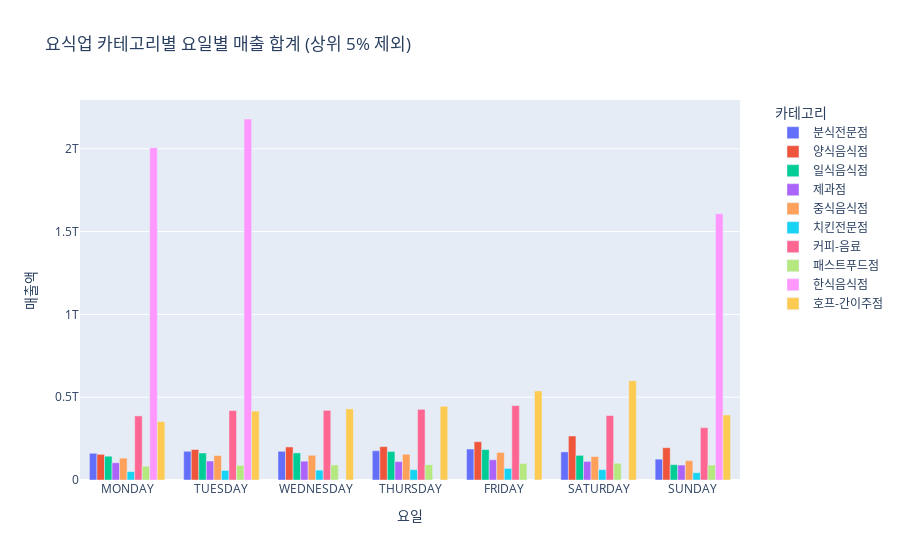

Notebook cell for this chart:
### Code cell
import pandas as pd
import plotly.express as px

# category_name을 문자열로 변환
sales_day_df['category_name'] = sales_day_df['category_name'].astype(str)

# 상위 5% 이상 매출 제거
threshold = sales_day_df['total_sales'].quantile(0.95)
filtered_df = sales_day_df[sales_day_df['total_sales'] <= threshold]

# Plotly로 요일별/카테고리별 매출 그래프
fig = px.bar(
    filtered_df,
    x='week',
    y='total_sales',
    color='category_name',
    labels={
        'week': '요일',
        'total_sales': '매출액',
        'category_name': '카테고리'
    },
    title='요식업 카테고리별 요일별 매출 합계 (상위 5% 제외)',
    barmode='group'
)

# 범례 위치 조정
fig.update_layout(
    legend=dict(title='카테고리', x=1.05, y=1)
)

fig.show()

### Figure 1 — Plotly figure (JSON) as saved in the notebook; plotly's stock layout.template omitted (floating-point values rounded to 4 significant figures)
{"data": [{"alignmentgroup": "True", "hovertemplate": "카테고리=분식전문점<br>요일=%{x}<br>매출액=%{y}<extra></extra>", "legendgroup": "분식전문점", "marker": {"color": "#636efa", "pattern": {"shape": ""}}, "name": "분식전문점", "offsetgroup": "분식전문점", "orientation": "v", "showlegend": true, "textposition": "auto", "type": "bar", "x": ["MONDAY", "TUESDAY", "WEDNESDAY", "THURSDAY", "FRIDAY", "SATURDAY", "SUNDAY"], "xaxis": "x", "y": [161300000000.0, 173400000000.0, 173400000000.0, 176500000000.0, 187000000000.0, 169700000000.0, 126000000000.0], "yaxis": "y"}, {"alignmentgroup": "True", "hovertemplate": "카테고리=양식음식점<br>요일=%{x}<br>매출액=%{y}<extra></extra>", "legendgroup": "양식음식점", "marker": {"color": "#EF553B", "pattern": {"shape": ""}}, "name": "양식음식점", "offsetgroup": "양식음식점", "orientation": "v", "showlegend": true, "textposition": "auto", "type": "bar", "x": ["MONDAY", "TUESDAY", "WEDNESDAY", "THURSDAY", "FRIDAY", "SATURDAY", "SUNDAY"], "xaxis": "x", "y": [155100000000.0, 184100000000.0, 199500000000.0, 201600000000.0, 231200000000.0, 265600000000.0, 195000000000.0], "yaxis": "y"}, {"alignmentgroup": "True", "hovertemplate": "카테고리=일식음식점<br>요일=%{x}<br>매출액=%{y}<extra></extra>", "legendgroup": "일식음식점", "marker": {"color": "#00cc96", "pattern": {"shape": ""}}, "name": "일식음식점", "offsetgroup": "일식음식점", "orientation": "v", "showlegend": true, "textposition": "auto", "type": "bar", "x": ["MONDAY", "TUESDAY", "WEDNESDAY", "THURSDAY", "FRIDAY", "SATURDAY", "SUNDAY"], "xaxis": "x", "y": [143700000000.0, 163100000000.0, 163600000000.0, 172300000000.0, 183800000000.0, 148800000000.0, 92770000000.0], "yaxis": "y"}, {"alignmentgroup": "True", "hovertemplate": "카테고리=제과점<br>요일=%{x}<br>매출액=%{y}<extra></extra>", "legendgroup": "제과점", "marker": {"color": "#ab63fa", "pattern": {"shape": ""}}, "name": "제과점", "offsetgroup": "제과점", "orientation": "v", "showlegend": true, "textposition": "auto", "type": "bar", "x": ["MONDAY", "TUESDAY", "WEDNESDAY", "THURSDAY", "FRIDAY", "SATURDAY", "SUNDAY"], "xaxis": "x", "y": [104100000000.0, 114700000000.0, 113800000000.0, 111000000000.0, 122300000000.0, 111900000000.0, 90310000000.0], "yaxis": "y"}, {"alignmentgroup": "True", "hovertemplate": "카테고리=중식음식점<br>요일=%{x}<br>매출액=%{y}<extra></extra>", "legendgroup": "중식음식점", "marker": {"color": "#FFA15A", "pattern": {"shape": ""}}, "name": "중식음식점", "offsetgroup": "중식음식점", "orientation": "v", "showlegend": true, "textposition": "auto", "type": "bar", "x": ["MONDAY", "TUESDAY", "WEDNESDAY", "THURSDAY", "FRIDAY", "SATURDAY", "SUNDAY"], "xaxis": "x", "y": [132100000000.0, 147800000000.0, 149300000000.0, 155400000000.0, 166700000000.0, 141900000000.0, 116900000000.0], "yaxis": "y"}, {"alignmentgroup": "True", "hovertemplate": "카테고리=치킨전문점<br>요일=%{x}<br>매출액=%{y}<extra></extra>", "legendgroup": "치킨전문점", "marker": {"color": "#19d3f3", "pattern": {"shape": ""}}, "name": "치킨전문점", "offsetgroup": "치킨전문점", "orientation": "v", "showlegend": true, "textposition": "auto", "type": "bar", "x": ["MONDAY", "TUESDAY", "WEDNESDAY", "THURSDAY", "FRIDAY", "SATURDAY", "SUNDAY"], "xaxis": "x", "y": [50590000000.0, 57770000000.0, 59470000000.0, 62270000000.0, 70110000000.0, 62490000000.0, 44000000000.0], "yaxis": "y"}, {"alignmentgroup": "True", "hovertemplate": "카테고리=커피-음료<br>요일=%{x}<br>매출액=%{y}<extra></extra>", "legendgroup": "커피-음료", "marker": {"color": "#FF6692", "pattern": {"shape": ""}}, "name": "커피-음료", "offsetgroup": "커피-음료", "orientation": "v", "showlegend": true, "textposition": "auto", "type": "bar", "x": ["MONDAY", "TUESDAY", "WEDNESDAY", "THURSDAY", "FRIDAY", "SATURDAY", "SUNDAY"], "xaxis": "x", "y": [387100000000.0, 419500000000.0, 420800000000.0, 426700000000.0, 449400000000.0, 389300000000.0, 316100000000.0], "yaxis": "y"}, {"alignmentgroup": "True", "hovertemplate": "카테고리=패스트푸드점<br>요일=%{x}<br>매출액=%{y}<extra></extra>", "legendgroup": "패스트푸드점", "marker": {"color": "#B6E880", "pattern": {"shape": ""}}, "name": "패스트푸드점", "offsetgroup": "패스트푸드점", "orientation": "v", "showlegend": true, "textposition": "auto", "type": "bar", "x": ["MONDAY", "TUESDAY", "WEDNESDAY", "THURSDAY", "FRIDAY", "SATURDAY", "SUNDAY"], "xaxis": "x", "y": [83300000000.0, 88060000000.0, 90790000000.0, 92250000000.0, 99730000000.0, 101300000000.0, 90160000000.0], "yaxis": "y"}, {"alignmentgroup": "True", "hovertemplate": "카테고리=한식음식점<br>요일=%{x}<br>매출액=%{y}<extra></extra>", "legendgroup": "한식음식점", "marker": {"color": "#FF97FF", "pattern": {"shape": ""}}, "name": "한식음식점", "offsetgroup": "한식음식점", "orientation": "v", "showlegend": true, "textposition": "auto", "type": "bar", "x": ["MONDAY", "TUESDAY", "SUNDAY"], "xaxis": "x", "y": [2006000000000.0, 2180000000000.0, 1608000000000.0], "yaxis": "y"}, {"alignmentgroup": "True", "hovertemplate": "카테고리=호프-간이주점<br>요일=%{x}<br>매출액=%{y}<extra></extra>", "legendgroup": "호프-간이주점", "marker": {"color": "#FECB52", "pattern": {"shape": ""}}, "name": "호프-간이주점", "offsetgroup": "호프-간이주점", "orientation": "v", "showlegend": true, "textposition": "auto", "type": "bar", "x": ["MONDAY", "TUESDAY", "WEDNESDAY", "THURSDAY", "FRIDAY", "SATURDAY", "SUNDAY"], "xaxis": "x", "y": [353000000000.0, 415900000000.0, 429500000000.0, 445000000000.0, 537600000000.0, 599500000000.0, 392600000000.0], "yaxis": "y"}], "layout": {"barmode": "group", "legend": {"title": {"text": "카테고리"}, "tracegroupgap": 0, "x": 1.05, "y": 1}, "title": {"text": "요식업 카테고리별 요일별 매출 합계 (상위 5% 제외)"}, "xaxis": {"anchor": "y", "domain": [0, 1], "title": {"text": "요일"}}, "yaxis": {"anchor": "x", "domain": [0, 1], "title": {"text": "매출액"}}}}
